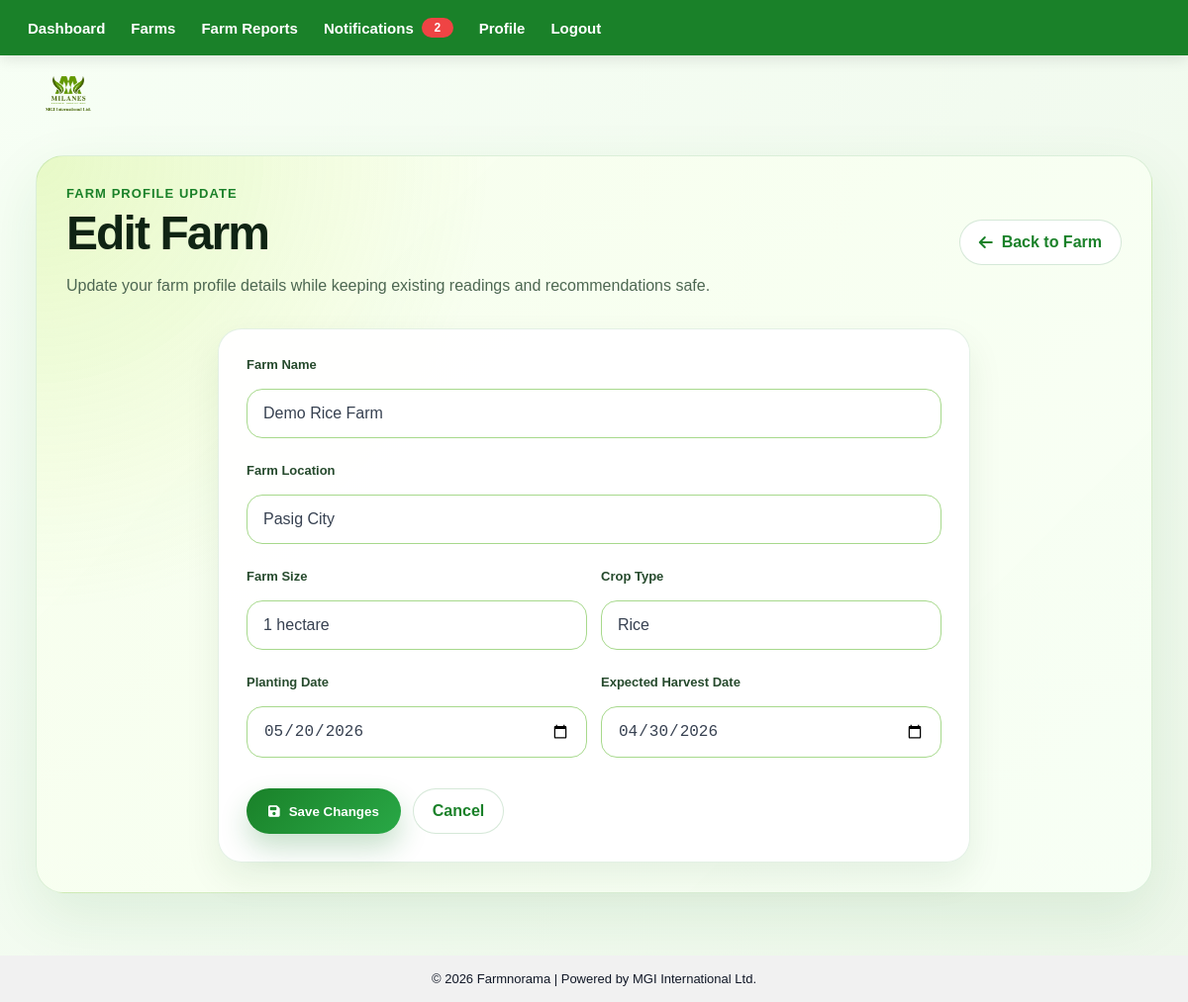
The page /farms/1/edit (signed in) on the database its author committed.
### tables this page shows
CREATE TABLE farms (
        id INTEGER PRIMARY KEY AUTOINCREMENT,
        email TEXT NOT NULL,
        farm_name TEXT NOT NULL,
        location TEXT,
        farm_size TEXT,
        crop_type TEXT,
        planting_date TEXT,
        expected_harvest_date TEXT,
        created_at TEXT NOT NULL,
        FOREIGN KEY(email) REFERENCES users(email) ON DELETE CASCADE
    );

### farm_routes.py (the view, shortened to what this page needs)
@farm_bp.route('/farms/<int:farm_id>/edit', methods=['GET', 'POST'])
def edit_farm(farm_id):
    if not login_required():
        return redirect('/login')
    conn = get_conn()
    cursor = conn.cursor()
    cursor.execute("""
        SELECT *
        FROM farms
        WHERE id = ? AND email = ?
    """, (farm_id, session['email']))
    farm = cursor.fetchone()
    if not farm:
        conn.close()
        return redirect('/farms')
    conn.close()
    return render_template('edit_farm.html', farm=farm)

### db.py (called while the page is built)
def get_conn():
    conn = sqlite3.connect(current_app.config['DATABASE'])
    conn.row_factory = sqlite3.Row
    return conn

### farm_routes.py (called while the page is built)
def login_required():
    return 'email' in session

### templates/edit_farm.html (shortened to what this page needs)
{% extends "layout.html" %}
{% block content %}
<div class="farm-page-wrap">
    <div class="farm-page-header">
        <div>
            <p class="farm-kicker">Farm Profile Update</p>
            <h1>Edit Farm</h1>
            <p class="farm-subtitle">
                Update your farm profile details while keeping existing readings and recommendations safe.
            </p>
        </div>
        <a href="/farms/{{ farm['id'] }}" class="farm-secondary-btn">
            <i class="fa-solid fa-arrow-left"></i>
            Back to Farm
        </a>
    </div>
    <div class="farm-form-card">
        <form method="POST" action="/farms/{{ farm['id'] }}/edit">
            <div class="farm-form-grid">
                <div class="farm-form-group full">
                    <label for="farm_name">Farm Name</label>
                    <input type="text" id="farm_name" name="farm_name" value="{{ farm['farm_name'] }}" required>
                </div>
                <div class="farm-form-group full">
                    <label for="location">Farm Location</label>
                    <input type="text" id="location" name="location" value="{{ farm['location'] or '' }}">
                </div>
                <div class="farm-form-group">
                    <label for="farm_size">Farm Size</label>
                    <input type="text" id="farm_size" name="farm_size" value="{{ farm['farm_size'] or '' }}">
                </div>
                <div class="farm-form-group">
                    <label for="crop_type">Crop Type</label>
                    <input type="text" id="crop_type" name="crop_type" value="{{ farm['crop_type'] or '' }}">
                </div>
                <div class="farm-form-group">
                    <label for="planting_date">Planting Date</label>
                    <input type="date" id="planting_date" name="planting_date" value="{{ farm['planting_date'] or '' }}">
                </div>
                <div class="farm-form-group">
                    <label for="expected_harvest_date">Expected Harvest Date</label>
                    <input type="date" id="expected_harvest_date" name="expected_harvest_date" value="{{ farm['expected_harvest_date'] or '' }}">
                </div>
            </div>
            <div class="farm-form-actions">
                <button type="submit" class="farm-primary-btn">
                    <i class="fa-solid fa-floppy-disk"></i>
                    Save Changes
                </button>
                <a href="/farms/{{ farm['id'] }}" class="farm-secondary-btn">
                    Cancel
                </a>
            </div>
        </form>
    </div>
</div>
{% endblock %}

### static/style.css (style rules this page uses)
body { margin: 0; font-family: Arial, sans-serif; background: linear-gradient(135deg, #f7fff5, #edf7ea); color: #111827; }
input, textarea, select, .auth-input, .auth-select { width: 100%; padding: 15px 16px; margin: 11px 0; border: 1.5px solid #a7d98c; border-radius: 16px; box-sizing: border-box; font-size: 16px; background: #fff; color: #374151; transition: border-color .2s ease, box-shadow .2s ease, transform .2s ease; }
input::placeholder, textarea::placeholder { color: #6b7280; }
.farm-page-wrap { width: min(1180px, 92%); margin: 34px auto 100px; padding: 30px; border-radius: 28px; background: radial-gradient(circle at top left, rgba(166, 226, 46, 0.20), transparent 34%), linear-gradient(135deg, rgba(248, 255, 237, 0.98), rgba(247, 255, 245, 0.99)); border: 1px solid rgba(26, 129, 41, 0.13); box-shadow: 0 22px 60px rgba(26, 129, 41, 0.10); box-sizing: border-box; }
.farm-page-header { display: flex; align-items: center; justify-content: space-between; gap: 24px; margin-bottom: 30px; }
.farm-kicker { margin: 0 0 8px; color: #1a8129; font-size: 13px; font-weight: 900; letter-spacing: 0.08em; text-transform: uppercase; }
.farm-page-header h1 { margin: 0; color: #102414; font-size: clamp(34px, 4vw, 50px); font-weight: 900; letter-spacing: -0.04em; line-height: 1.05; }
.farm-subtitle { max-width: 700px; margin: 14px 0 0; color: #4d6752; font-size: 16px; line-height: 1.7; }
.farm-primary-btn, .farm-secondary-btn, .farm-card-link { display: inline-flex; align-items: center; justify-content: center; gap: 9px; text-decoration: none; font-weight: 900; border-radius: 999px; transition: 0.25s ease; box-sizing: border-box; }
.farm-primary-btn { padding: 14px 22px; color: #ffffff; background: linear-gradient(135deg, #1a8129, #29a846); box-shadow: 0 14px 28px rgba(26, 129, 41, 0.24); border: none; }
.farm-secondary-btn { padding: 13px 19px; color: #1a8129; background: #ffffff; border: 1px solid rgba(26, 129, 41, 0.18); }
.farm-card, .farm-empty-state, .farm-form-card, .farm-detail-card, .farm-reading-card, .farm-recommendation-card { background: rgba(255, 255, 255, 0.94); border: 1px solid rgba(26, 129, 41, 0.12); border-radius: 24px; box-shadow: 0 16px 36px rgba(18, 74, 27, 0.08); box-sizing: border-box; }
.farm-form-card { max-width: 760px; margin: 0 auto; padding: 28px; }
.farm-form-grid { display: grid; grid-template-columns: repeat(2, minmax(0, 1fr)); gap: 14px; }
.farm-form-group { text-align: left; }
.farm-form-group.full { grid-column: 1 / -1; }
.farm-form-group label { display: block; margin-bottom: 6px; color: #264a2d; font-size: 13px; font-weight: 900; }
.farm-form-actions { display: flex; gap: 12px; margin-top: 20px; flex-wrap: wrap; }
.farm-page-wrap { overflow: visible; }
.farm-page-wrap { width: min(1180px, 94%) !important; margin: 34px auto 110px !important; display: block !important; overflow: visible !important; }
.farm-page-header { width: 100% !important; display: flex !important; align-items: center !important; justify-content: space-between !important; gap: 24px !important; }
.farm-page-header > div:first-child { flex: 1 !important; min-width: 0 !important; }

### rows shown on the page
farms: farm_name "Demo Rice Farm", location "Pasig City", farm_size "1 hectare", crop_type "Rice", planting_date "05/20/2026", expected_harvest_date "04/30/2026"
